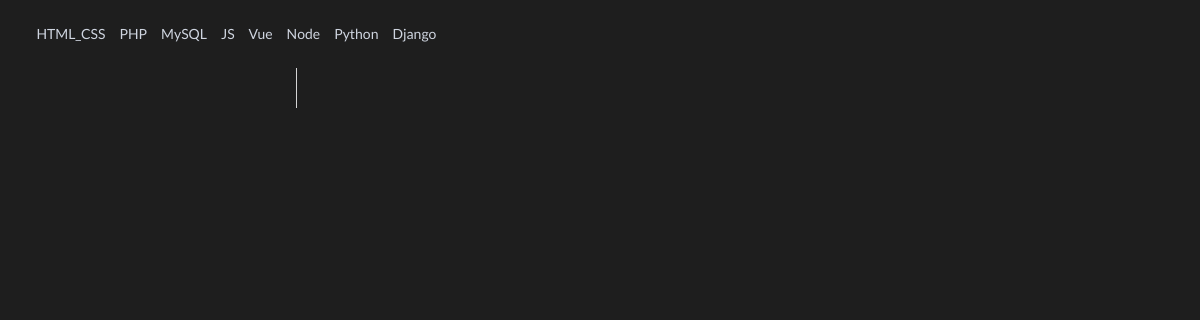
Before: /info?t=dj with the older database file.
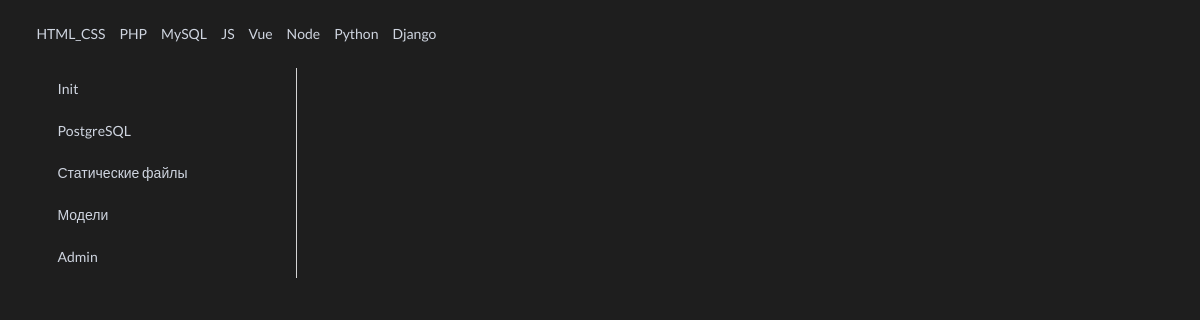
After: the same page with the newer database file.
### scraps/models.py (models this page shows, shortened)
class Technology(models.Model):
    name = models.CharField(verbose_name='Name of technology', max_length=255)
    link_name = models.CharField(verbose_name='Link name of technology(JavaScript=js)', max_length=255)
    class Meta:
        verbose_name_plural = 'Technologis'
        verbose_name = 'Technology'

class Content(models.Model):
    technology = models.ForeignKey(Technology, on_delete=models.CASCADE, related_name='technology')
    title = models.CharField(verbose_name='Title', max_length=255)
    content = models.TextField(verbose_name='Content', default='<pre data-enlighter-language="python"></pre>')
    class Meta:
        verbose_name_plural = 'Contents'
        verbose_name = 'Content'
        ordering = ['id']

### scraps/views.py (the view)
# urls.py: path('info', views.get_info, name='info'),
def get_info(req):
    technologies = models.Technology.objects.all().values()
    select_tech = req.GET['t'] or 'py'
    get_object_or_404(models.Technology, link_name=select_tech)
    content = models.Content.objects.filter(technology__link_name=select_tech)
    return render(req, 'info_page.html', context={'content': content, 'technologies': technologies})

### scraps/templates/info_page.html (shortened to what this page needs)
{% extends 'index.html' %}
{% block data %}
  <div class="ui grid">
  <div class="four wide column">
    <div class="ui vertical fluid tabular attached menu">
      {% for el in content %}
        <a class="item" data-tab="data-tab-{{ el.id }}">
          {{ el.title }}
        </a>
      {% endfor %}
    </div>
  </div>
  <div class="twelve wide stretched column">
    {% for el in content %}
        {{ el.content|safe }}
    {% endfor %}
  </div>
</div>
{% endblock %}

### scraps/templates/index.html (shortened to what this page needs)
{% extends 'base.html' %}
{% block content %}
  <div class="ui text menu">
      {% for tclgy in technologies %}
        <a class="item" href="/info?t={{ tclgy.link_name }}">
          {{ tclgy.name }}
        </a>
      {% endfor %}
  </div>
  <div class="ui content">
      {% block data %}
      {% endblock %}
  </div>
{% endblock %}

### scraps/templates/base.html (shortened to what this page needs)
<!DOCTYPE html>
<html lang="en">
<head>
  {% load static %}
  <link rel="stylesheet" href="https://cdn.jsdelivr.net/npm/semantic-ui@2.4.2/dist/semantic.min.css">
  <link rel="stylesheet" href="{% static '/lib/EJS3/dist/enlighterjs.atomic.min.css' %}">
  <link rel="stylesheet" href="{% static '/css/style.css' %}">
</head>
<body>
  <div class="ui container">
    {% block content %}
    {% endblock %}
  </div>
</body>
</html>

### static/css/style.css (style rules this page uses)
html, body { background-color: #1E1E1E !important; }
:not(.enlighter) p, :not(.enlighter) a, :not(.enlighter) h1, :not(.enlighter) h2, :not(.enlighter) h3, :not(.enlighter) h4, :not(.enlighter) h5, :not(.enlighter) h6, :not(.enlighter) li { color: #cfd5e0 !important; }

Changed rows visible on the page:
added Content: title "Init"
added Content: title "PostgreSQL"
added Content: title "Статические файлы"
added Content: title "Модели"
added Content: title "Admin"
